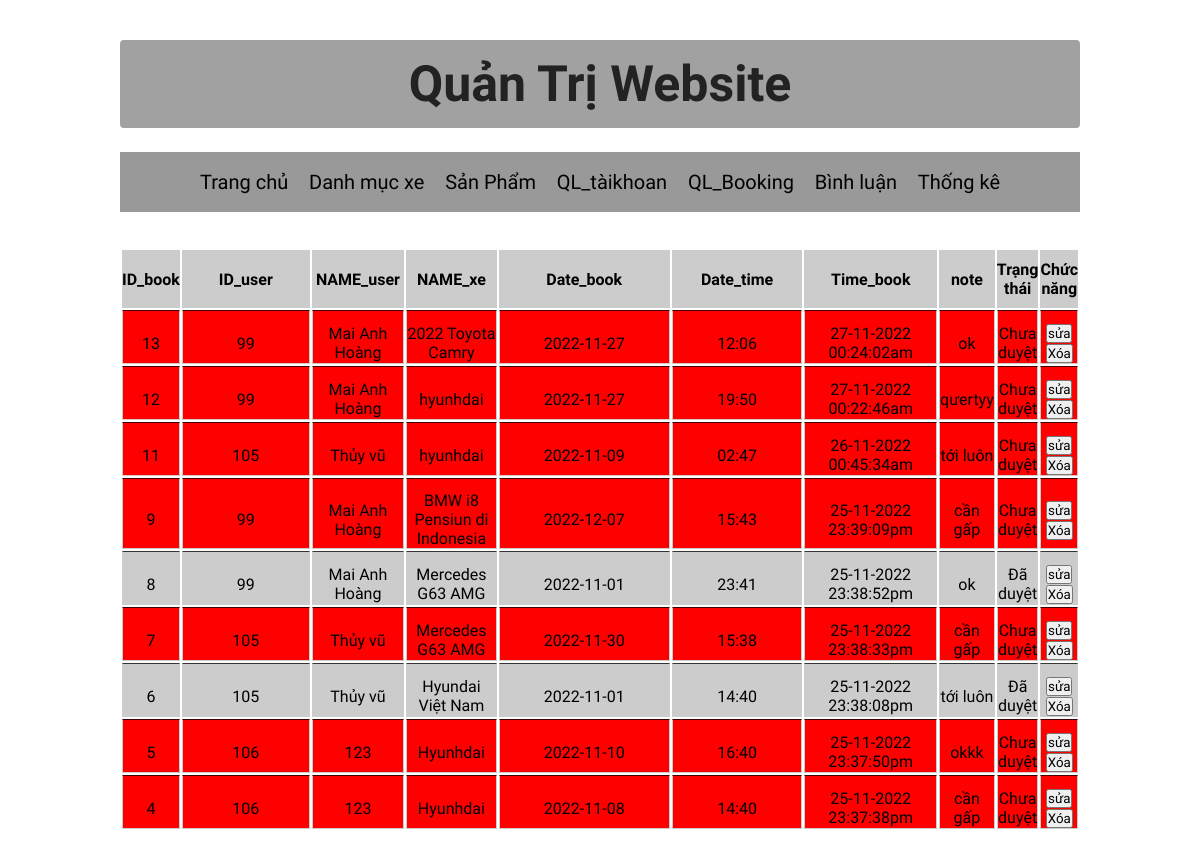
The app's page /admin/index.php?act=booking with its own data.
### tables this page shows
CREATE TABLE `booking` (
  `id` int(11) NOT NULL,
  `id_user` int(11) NOT NULL,
  `id_xebook` int(11) NOT NULL,
  `date_book` varchar(255) NOT NULL,
  `time_book` varchar(255) NOT NULL,
  `time_nhan` varchar(255) NOT NULL,
  `note` varchar(255) NOT NULL,
  `trangthai` int(11) DEFAULT 0
);

CREATE TABLE `taikhoan` (
  `id_user` int(10) NOT NULL,
  `user` varchar(50) NOT NULL,
  `pass` varchar(50) NOT NULL,
  `address` varchar(255) DEFAULT NULL,
  `tel` varchar(20) DEFAULT NULL,
  `role` varchar(255) NOT NULL DEFAULT 'Khách hàng',
  `email` varchar(255) NOT NULL,
  `img` varchar(255) NOT NULL,
  `sodem` tinyint(11) NOT NULL DEFAULT 1
);

CREATE TABLE `sanpham` (
  `id_xebook` int(11) NOT NULL,
  `name` varchar(255) NOT NULL,
  `price` double(10,2) DEFAULT 0.00,
  `img` varchar(255) DEFAULT NULL,
  `imgphu` varchar(255) NOT NULL,
  `mota` text DEFAULT NULL,
  `luotxem` int(11) DEFAULT 0,
  `iddm` int(11) NOT NULL
);

### modal/pdo.php (called while the page is built, shortened)
<?php
function pdo_get_connection(){
    $dburl = "mysql:host=localhost;dbname=duan1;charset=utf8";
    $username = 'root';
    $password = '';
    $conn = new PDO($dburl, $username, $password);
    $conn->setAttribute(PDO::ATTR_ERRMODE, PDO::ERRMODE_EXCEPTION);
    return $conn;
}
function pdo_query($sql){
    $sql_args = array_slice(func_get_args(), 1);
    try{
        $conn = pdo_get_connection();
        $stmt = $conn->prepare($sql);
        $stmt->execute($sql_args);
        $rows = $stmt->fetchAll();
        return $rows;
    }
    catch(PDOException $e){
        throw $e;
    }
    finally{
        unset($conn);
    }
}

### modal/book.php (called while the page is built, shortened)
<?php
function loadall_booking(){
            $sql = "SELECT `booking`.`id` as `id`,`booking`.`id_user` as `id_user`,`taikhoan`.`user` as `user`,`sanpham`.`name` as `name`,`booking`.`date_book` as `date_book`,`booking`.`time_book` as `time_book`,`booking`.`time_nhan` as `time_nhan`,`booking`.`note` as `note`,`booking`.`trangthai` as `trangthai` from `booking` , `taikhoan` , `sanpham` where `booking`.`id_user` = `taikhoan`.`id_user` and `booking`.`id_xebook` = `sanpham`.`id_xebook` ORDER BY id  DESC";
            $listbooking=pdo_query($sql);
            return $listbooking;
}
?>

### admin/quanlibooking/list.php (the view, shortened to what this page needs)
<table>
    <tr class="domau">
        <th>ID_book</th>
        <th>ID_user</th>
        <th>NAME_user</th>
        <th>NAME_xe</th>
        <th>Date_book</th>
        <th>Date_time</th>
        <th>Time_book</th>
        <th>note</th>
        <th>Trạng thái</th>
        <th>Chức năng</th>
    </tr>
    <?php
    foreach ($listbooking as $danhmucbooking) {
        extract($danhmucbooking);
        $suabook = "index.php?act=suabook&id=" . $id;
        $xoabook = "index.php?act=xoabook&id=" . $id;
    ?>
        <?php if (isset($trangthai) && $trangthai == 0) {
        ?>
            <tr class="test3">
                <td><?php echo '' . $id . ''; ?></td>
                <td><?php echo '' . $id_user . ''; ?></td>
                <td><?php echo '' . $user . ''; ?></td>
                <td><?php echo '' . $name . ''; ?></td>
                <td><?php echo '' . $date_book . ''; ?></td>
                <td><?php echo '' . $time_book . ''; ?></td>
                <td><?php echo '' . $time_nhan . ''; ?></td>
                <td><?php echo '' . $note . ''; ?></td>
                <td><?php if (isset($trangthai) && $trangthai == 0) {
                        echo "Chưa duyệt";
                    }
                    ?>
                </td>
                <td><a href="<?php echo '' . $suabook . ''; ?>"><button>sửa</button></a>
                    <a href="<?php echo '' . $xoabook . ''; ?>"><input type="button" value="Xóa"></a>
                </td>
            </tr>
        <?php   }
        ?>
        <?php if (isset($trangthai) && $trangthai == 1) {
        ?>
            <tr class="test1">
                <td><?php echo '' . $id . ''; ?></td>
                <td><?php echo '' . $id_user . ''; ?></td>
                <td><?php echo '' . $user . ''; ?></td>
                <td><?php echo '' . $name . ''; ?></td>
                <td><?php echo '' . $date_book . ''; ?></td>
                <td><?php echo '' . $time_book . ''; ?></td>
                <td><?php echo '' . $time_nhan . ''; ?></td>
                <td><?php echo '' . $note . ''; ?></td>
                <td>
                    <?php if (isset($trangthai) && $trangthai == 1) {
                        echo "Đã duyệt";
                    }
                    ?>
                </td>
                <td><a href="<?php echo '' . $suabook . ''; ?>"><button>sửa</button></a>
                    <a href="<?php echo '' . $xoabook . ''; ?>"><input type="button" value="Xóa"></a>
                </td>
            </tr>
        <?php   }
        ?>
    <?php } ?>
</table>

### admin/style.css (style rules this page uses)
* { margin: 0; padding: 0; box-sizing: border-box; font-family: 'Spartan',sans-serif; }
body { width: 100%; }

### admin/style2.css (style rules this page uses)
table { padding: 0 40px; }
table { border: 1px solid #000; padding: 12px 0; }
tbody tr td { border-top: 1px solid rgba(0, 0, 0, 0.742); padding-top: 12px; text-align: center; }

### admin/quanlibooking/list.php (style rules this page uses)
.test3 { background-color: red; }
.test1 { background-color: #ccc; }
table { border: none; }
th { background-color: #cccccc; padding: 10px 0px; }
td { border: 1px solid #ccc; }
th:nth-child(1) { width: 1%; }
th:nth-child(2) { width: 15%; }
th:nth-child(3) { width: 10%; }
th:nth-child(4) { width: 10%; }
th:nth-child(5) { width: 20%; }
th:nth-child(6) { width: 15%; }
th:nth-child(7) { width: 15%; }
td:nth-child(1) { width: 1%; ; text-align: center; }
td:nth-child(2) { width: 9%; ; text-align: center; }
td:nth-child(3) { width: 10%; text-align: center; ; }
td:nth-child(4) { width: 10%; text-align: center; ; }
td:nth-child(5) { width: 15%; text-align: center; ; }
td:nth-child(6) { width: 15%; text-align: center; ; }
td:nth-child(7) { width: 15%; text-align: center; ; }

### records on screen
booking: id "13", id_user "99", id_user.user "Mai Anh Hoàng", id_xebook.name "2022 Toyota Camry", date_book "2022-11-27", time_book "12:06", time_nhan "27-11-2022 00:24:02am", note "ok", trangthai "Chưa duyệt"
booking: id "12", id_user "99", id_user.user "Mai Anh Hoàng", id_xebook.name "hyunhdai", date_book "2022-11-27", time_book "19:50", time_nhan "27-11-2022 00:22:46am", note "qưertyy", trangthai "Chưa duyệt"
booking: id "11", id_user "105", id_user.user "Thủy vũ", id_xebook.name "hyunhdai", date_book "2022-11-09", time_book "02:47", time_nhan "26-11-2022 00:45:34am", note "tới luôn", trangthai "Chưa duyệt"
booking: id "9", id_user "99", id_user.user "Mai Anh Hoàng", id_xebook.name "BMW i8 Pensiun di Indonesia", date_book "2022-12-07", time_book "15:43", time_nhan "25-11-2022 23:39:09pm", note "cần gấp", trangthai "Chưa duyệt"
booking: id "8", id_user "99", id_user.user "Mai Anh Hoàng", id_xebook.name "Mercedes G63 AMG", date_book "2022-11-01", time_book "23:41", time_nhan "25-11-2022 23:38:52pm", note "ok", trangthai "Đã duyệt"
booking: id "7", id_user "105", id_user.user "Thủy vũ", id_xebook.name "Mercedes G63 AMG", date_book "2022-11-30", time_book "15:38", time_nhan "25-11-2022 23:38:33pm", note "cần gấp", trangthai "Chưa duyệt"
booking: id "6", id_user "105", id_user.user "Thủy vũ", id_xebook.name "Hyundai Việt Nam", date_book "2022-11-01", time_book "14:40", time_nhan "25-11-2022 23:38:08pm", note "tới luôn", trangthai "Đã duyệt"
booking: id "5", id_user "106", id_user.user "123", id_xebook.name "Hyunhdai", date_book "2022-11-10", time_book "16:40", time_nhan "25-11-2022 23:37:50pm", note "okkk", trangthai "Chưa duyệt"
booking: id "4", id_user "106", id_user.user "123", id_xebook.name "Hyunhdai", date_book "2022-11-08", time_book "14:40", time_nhan "25-11-2022 23:37:38pm", note "cần gấp", trangthai "Chưa duyệt"
